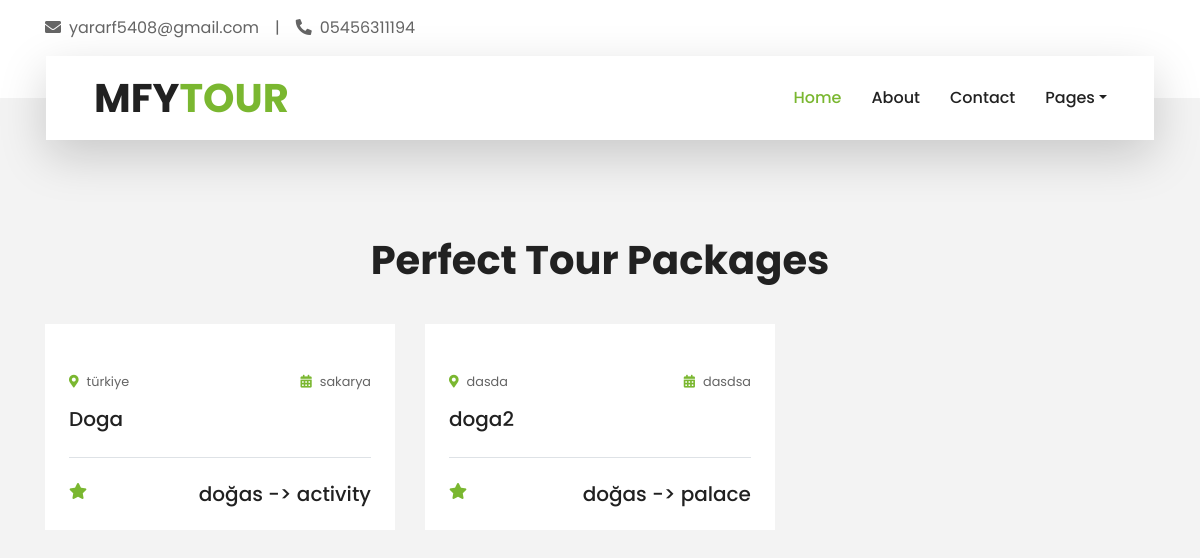
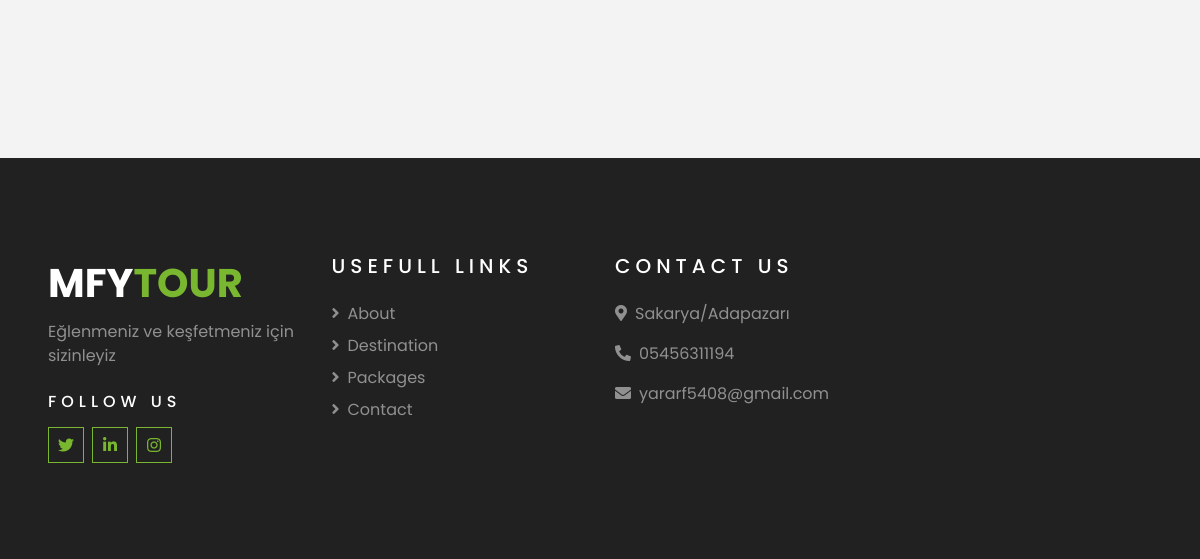
/packages/, run on an earlier commit of the app's database (2 pictures, top to bottom).
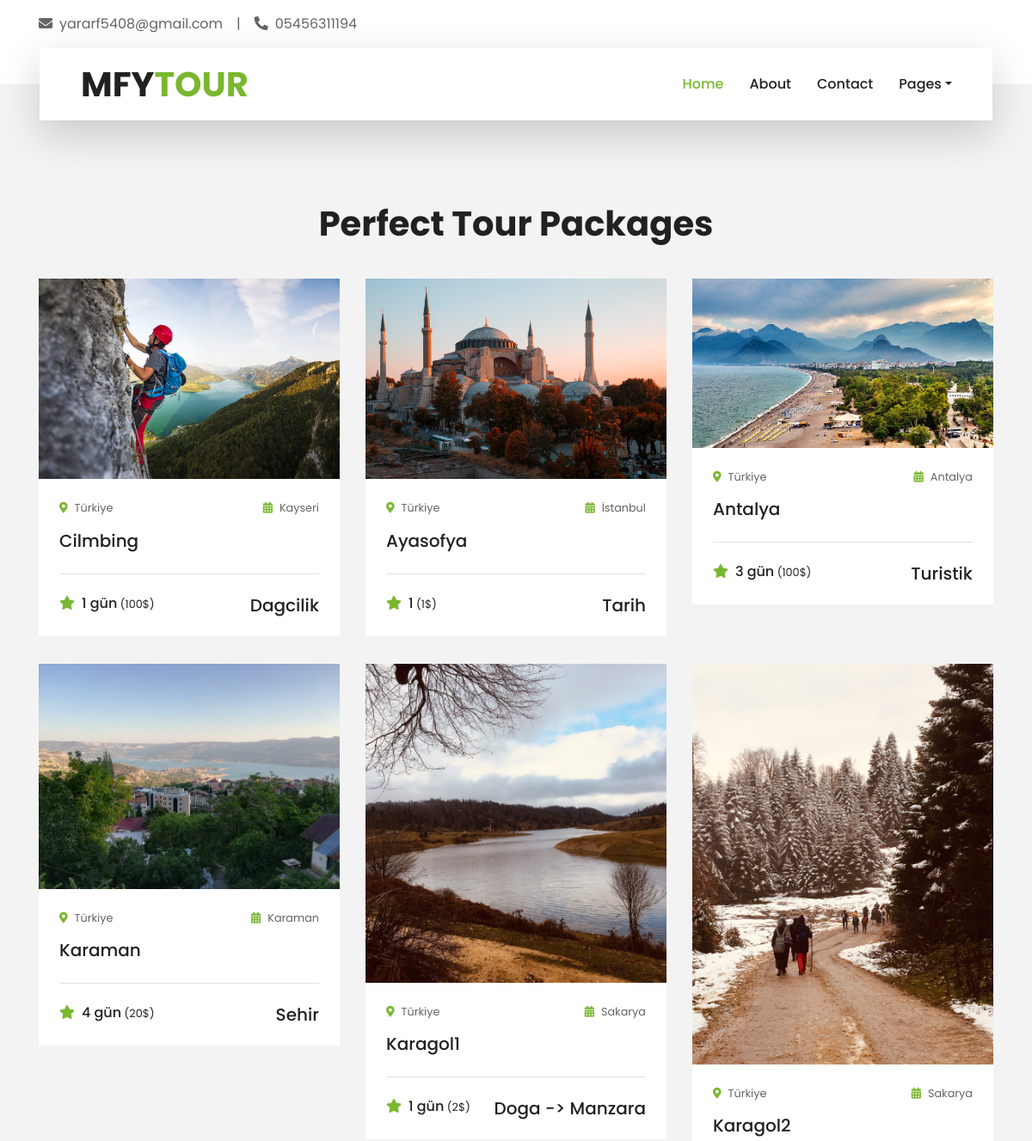
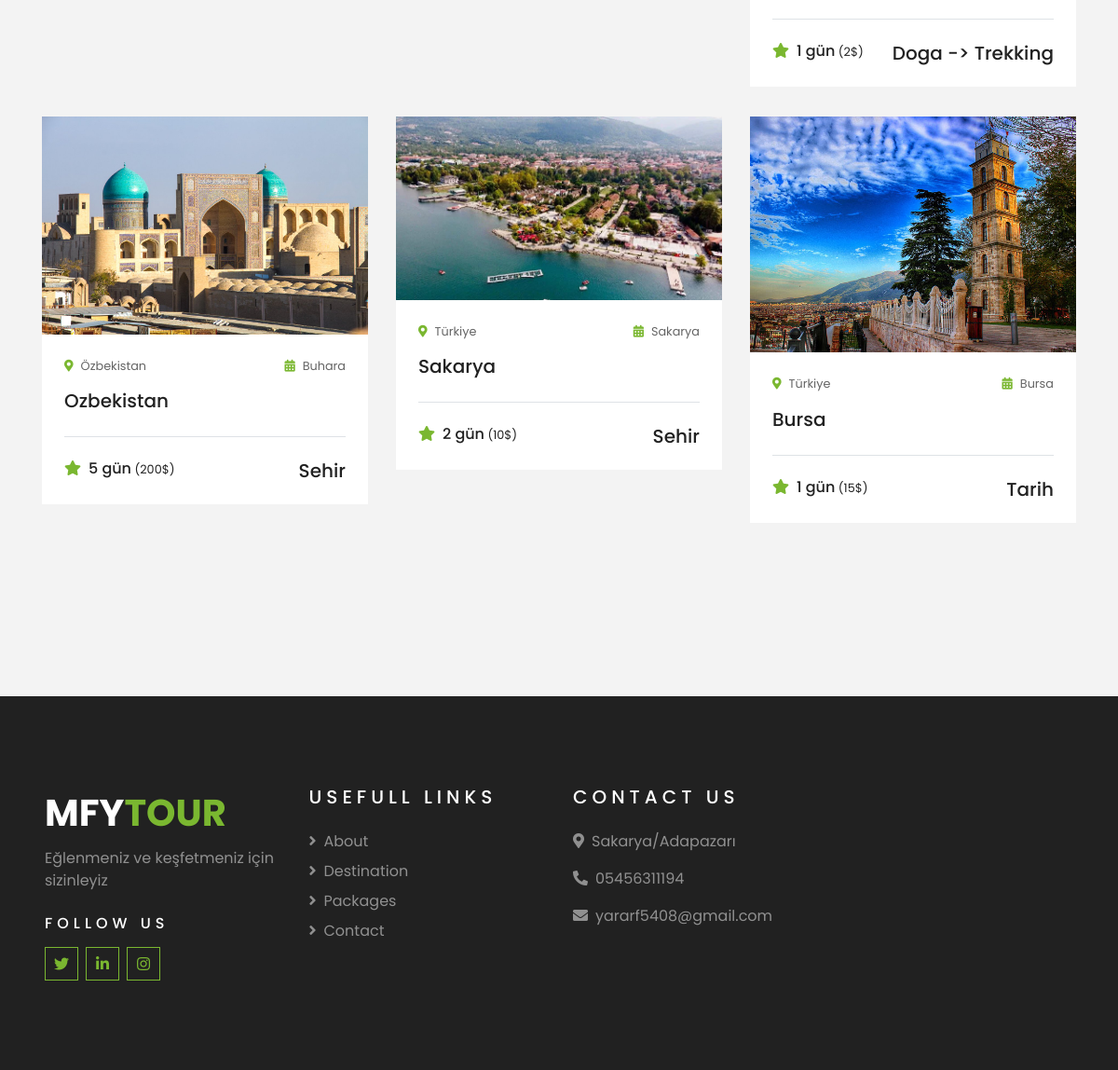
And on a later commit of the database (2 pictures, top to bottom).
### content/models.py (models this page shows, shortened)
class Content(models.Model):
    STATUS=(
        ('True', 'Evet'),
        ('False', 'Hayır'),
    )
    category=models.ForeignKey(Category, on_delete=models.CASCADE)
    title=models.CharField(max_length=100)
    keywords = models.CharField(max_length=255)
    description = models.CharField(max_length=255)
    image = models.ImageField(blank=True, upload_to='images/')
    detail=RichTextUploadingField(blank=True)
    gun=models.CharField(blank=True,max_length=15)
    type = models.CharField(blank=True, max_length=50)
    konum=models.CharField(blank=True,max_length=255)
    city=models.CharField(blank=True,max_length=50)
    country=models.CharField(blank=True,max_length=50)
    fiyat=models.CharField(blank=True,max_length=10)
    slug=models.SlugField(blank=True,max_length=100)
    status=models.CharField(blank=True,max_length=10, choices=STATUS)
    create_at=models.DateTimeField(auto_now_add=True)
    update_at=models.DateTimeField(auto_now=True)
    def image_tag(self):
        if self.image:
            return mark_safe('<img src="{}" height="50"/>'.format(self.image.url))
        else:
            return ""
    image_tag.short_description="Image"

class Category(MPTTModel):
    STATUS=(
        ('True', 'Evet'),
        ('False', 'Hayır'),
    )
    title=models.CharField(max_length=100)
    keywords = models.CharField(max_length=255)
    description = models.CharField(max_length=255)
    image = models.ImageField(blank=True, upload_to='images/')
    slug = models.SlugField(blank=True, max_length=100)
    status=models.CharField(blank=True,max_length=10, choices=STATUS)
    parent=TreeForeignKey('self', blank=True, null=True, related_name='children', on_delete=models.CASCADE)
    create_at=models.DateTimeField(auto_now_add=True)
    update_at=models.DateTimeField(auto_now=True)
    class MPTTMeta:
        order_insertion_by = ['title']
    def __str__(self):
        full_path=[self.title]
        k = self.parent
        while k is not None:
            full_path.append(k.title)
            k = k.parent
        return ' -> '.join(full_path[::-1])
    def image_tag(self):
        if self.image:
            return mark_safe('<img src="{}" height="50"/>'.format(self.image.url))
        else:
            return ""
    image_tag.short_description = "Image"

### home/views.py (the view)
# urls.py: path('packages/', views.packages, name='packages'),
def packages(request):
    setting=Setting.objects.get(pk=1)
    packagedata = Content.objects.all()[:25]
    context = {'setting': setting,
               "page":"packages",
               "packagedata":packagedata}
    return render(request, 'packages.html', context)

### home/templates/packages.html (shortened to what this page needs)
{% extends "homebase.html" %}
{% block content %}
    {% load static %}
    <div class="container-fluid py-5">
        <div class="container pt-5 pb-3">
            <div class="text-center mb-3 pb-3">
                <h1>Perfect Tour Packages</h1>
            </div>
            <div class="row">
                {% for rs in packagedata %}
                <div class="col-lg-4 col-md-6 mb-4">
                    <div class="package-item bg-white mb-2">
                        <img class="img-fluid" src="{{ rs.image.url }}" alt="">
                        <div class="p-4">
                            <div class="d-flex justify-content-between mb-3">
                                <small class="m-0"><i class="fa fa-map-marker-alt text-primary mr-2"></i>{{ rs.country|safe }}</small>
                                <small class="m-0"><i class="fa fa-calendar-alt text-primary mr-2"></i>{{ rs.city|safe }}</small>
                            </div>
                            <a class="h5 text-decoration-none" href="">{{ rs.title|safe}}</a>
                            <div class="border-top mt-4 pt-4">
                                <div class="d-flex justify-content-between">
                                    <h6 class="m-0"><i class="fa fa-star text-primary mr-2"></i>{{ rs.gun|safe }}<small> {{ rs.fiyat|safe }}</small></h6>
                                    <h5 class="m-0">{{ rs.category|safe }}</h5>
                                </div>
                            </div>
                        </div>
                    </div>
                </div>
                {% endfor %}
            </div>
        </div>
    </div>
{% endblock %}

What changed in the data, as far as the page shows it:
removed Content: country "türkiye", city "sakarya", title "Doga", category "doğas -> activity"
removed Content: country "dasda", city "dasdsa", title "doga2", category "doğas -> palace"
added Content: image (picture), country "Türkiye", city "Kayseri", title "Cilmbing", gun "1 gün", fiyat "(100$)", category "Dagcilik"
added Content: image (picture), country "Türkiye", city "İstanbul", title "Ayasofya", gun "1", fiyat "(1$)", category "Tarih"
added Content: image (picture), country "Türkiye", city "Antalya", title "Antalya", gun "3 gün", fiyat "(100$)", category "Turistik"
added Content: image (picture), country "Türkiye", city "Karaman", title "Karaman", gun "4 gün", fiyat "(20$)", category "Sehir"
added Content: image (picture), country "Türkiye", city "Sakarya", title "Karagol1", gun "1 gün", fiyat "(2$)", category "Doga -> Manzara"
added Content: image (picture), country "Türkiye", city "Sakarya", title "Karagol2", gun "1 gün", fiyat "(2$)", category "Doga -> Trekking"
added Content: image (picture), country "Özbekistan", city "Buhara", title "Ozbekistan", gun "5 gün", fiyat "(200$)", category "Sehir"
added Content: image (picture), country "Türkiye", city "Sakarya", title "Sakarya", gun "2 gün", fiyat "(10$)", category "Sehir"
added Content: image (picture), country "Türkiye", city "Bursa", title "Bursa", gun "1 gün", fiyat "(15$)", category "Tarih"
